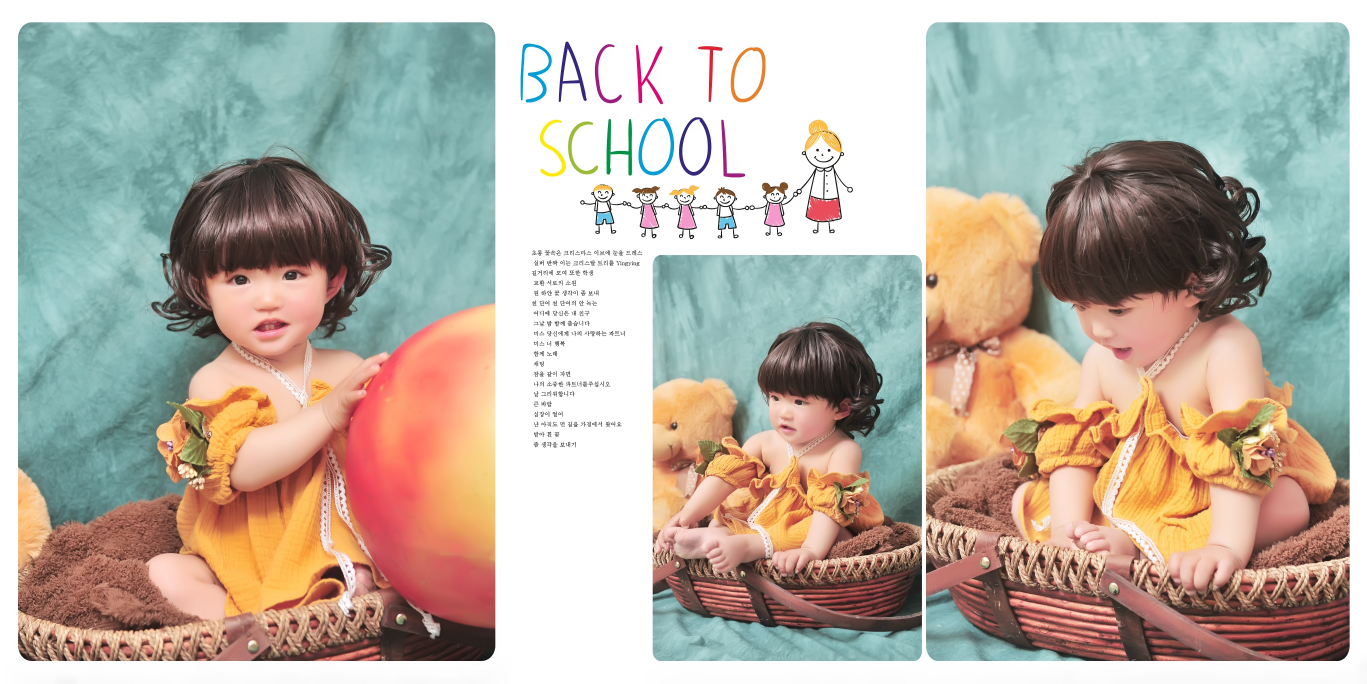
#> input picture images/input.jpg, 4100 x 2050 px (shown at 1/3 size)
$ python '裁剪(12寸).py' ../../images/input.jpg   (Python 2 division)
#> lines starting #> are read from the running program, lines starting #| are printed output that depends on the picture
#coding=utf-8

from PIL import Image
import re,os
import sys


def crop_to(cw,ch,src,dst):
#> called with cw = 40, ch = 30, src = '../../images/input.jpg', dst = '../../images/input.jpg'
    im = Image.open(src)
#> im is the input picture: PIL image 4100x2050 RGB; mean R, G, B 185.1, 177, 164.9
    td=254
    tw=0
    th=0
    try:
        td= im.info['dpi'][0]
#> td = 254
        tw=cw/2.54*td
#> tw = 4000
        th=ch/2.54*td
#> th = 3000
    except KeyError:
        pass

    if tw!=0 and im.size[0]>tw:
        x=(im.size[0]-tw)/2
#> x = 50
        y=(im.size[1]-th)/2
#> y = -475
        w=tw+x
#> w = 4050
        h=th+y
#> h = 2525
        imc=im.crop((x,y,w,h))
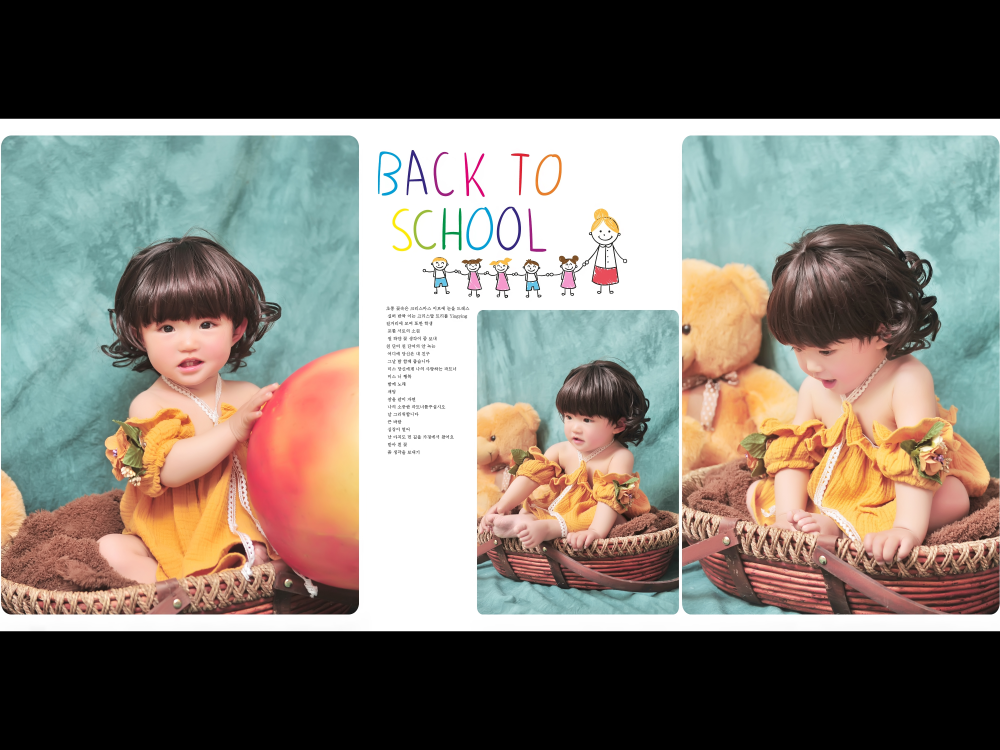
#> imc: PIL image 4000x3000 RGB (shown at 1/4 size); mean R, G, B 125.3, 119.6, 111.2
        imc.save(dst,dpi=(td,td),quality=100)

file_paths = sys.argv[1:]
# 宽度（厘米）
w=40
h=30

for p in file_paths:
    crop_to(w,h,p,p)
#> (the run stopped early here; a loop or call above may not have finished)
